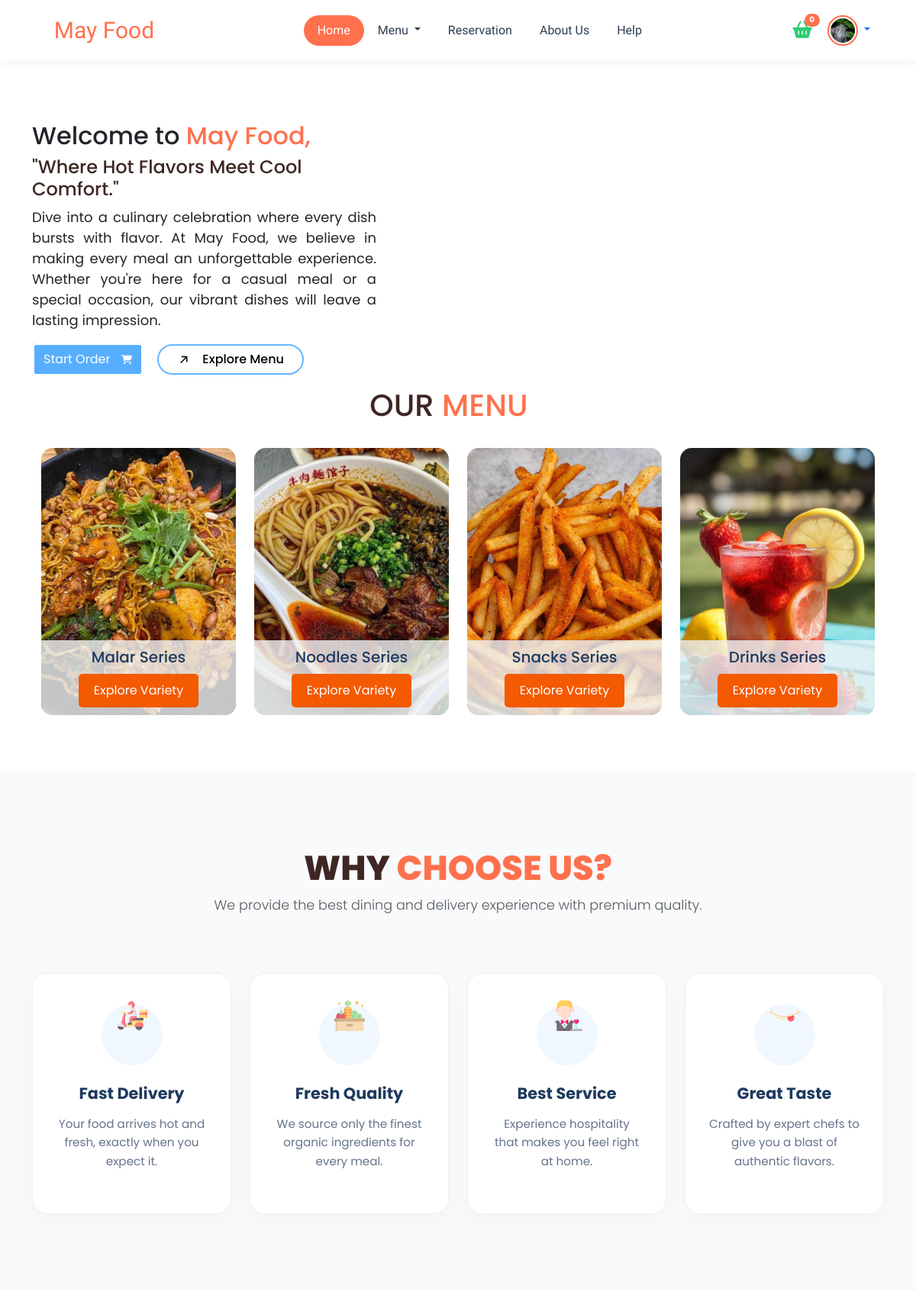
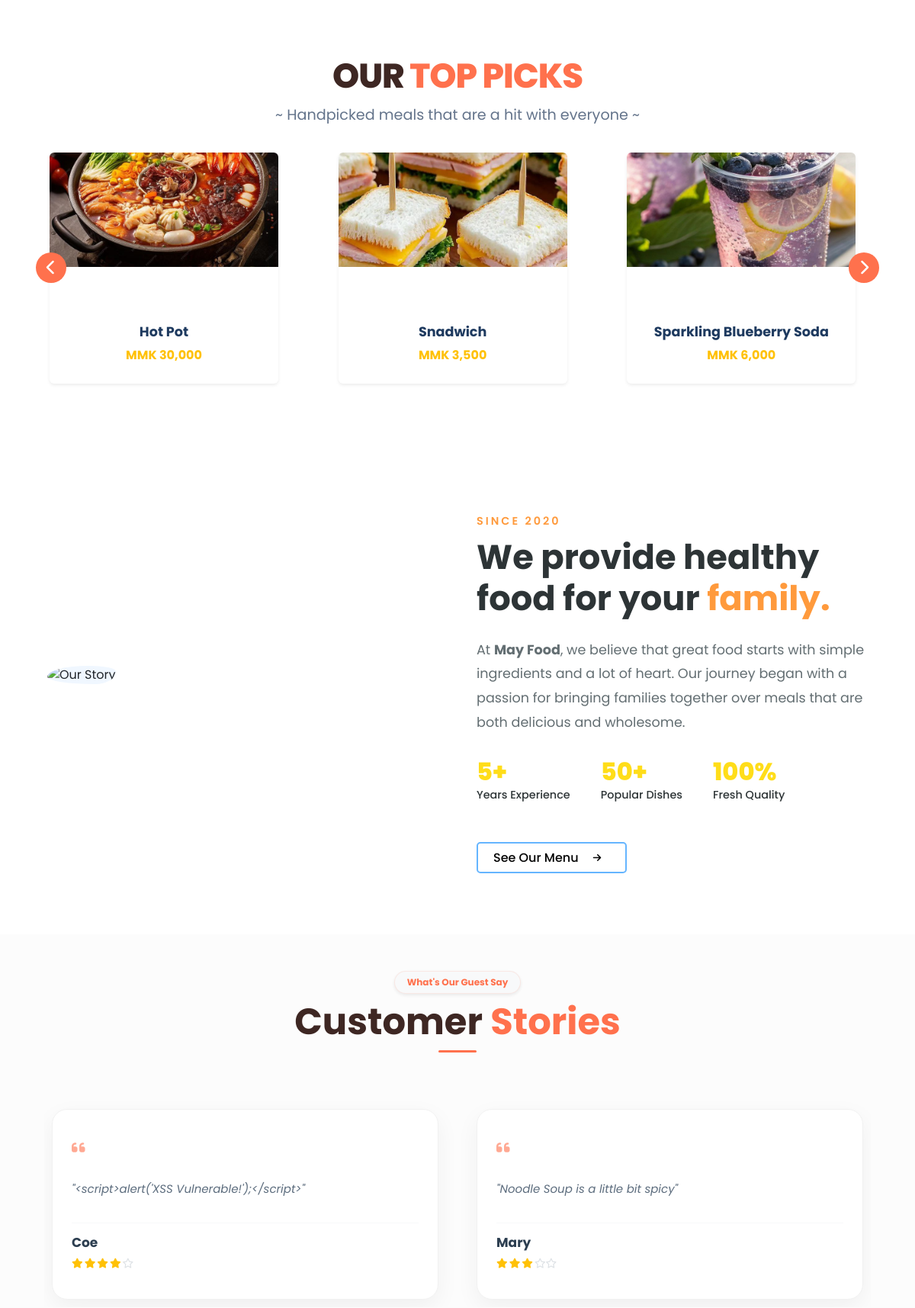
The page /index.php (signed in, upper part) on the database its author committed (2 pictures, top to bottom).
### tables this page shows
CREATE TABLE `users` (
  `user_id` int(11) NOT NULL,
  `email` varchar(255) NOT NULL,
  `firstName` varchar(255) NOT NULL,
  `lastName` varchar(255) NOT NULL,
  `contact` varchar(15) NOT NULL,
  `address` text DEFAULT NULL,
  `role` enum('Customer','Admin') DEFAULT 'Customer',
  `password` varchar(255) NOT NULL,
  `dateCreated` timestamp NULL DEFAULT current_timestamp(),
  `profile_image` varchar(255) DEFAULT NULL
);

CREATE TABLE `menuitem` (
  `itemId` int(11) NOT NULL,
  `itemName` varchar(255) NOT NULL,
  `catId` int(11) NOT NULL,
  `price` decimal(10,2) NOT NULL,
  `status` enum('Available','Unavailable') NOT NULL DEFAULT 'Available',
  `description` text DEFAULT NULL,
  `image` varchar(255) NOT NULL,
  `is_popular` tinyint(1) NOT NULL DEFAULT 0
);

CREATE TABLE `reviews` (
  `review_id` int(11) NOT NULL,
  `first_name` varchar(100) DEFAULT NULL,
  `user_id` int(11) NOT NULL,
  `order_id` int(11) DEFAULT NULL,
  `rating` int(11) NOT NULL CHECK (`rating` >= 1 and `rating` <= 5),
  `review_text` text NOT NULL,
  `status` enum('approved','pending','rejected') NOT NULL DEFAULT 'pending',
  `created_at` timestamp NOT NULL DEFAULT current_timestamp()
);

### index.php (the view, shortened to what the rows shown need)
<?php
include 'db_connection.php';
$sql = "SELECT itemId, itemName, image, price FROM menuitem WHERE is_popular = TRUE";
$result = $conn->query($sql);
$popularItems = [];
if ($result) {
    while ($row = $result->fetch_assoc()) {
        $popularItems[] = $row;
    }
}
$reviews = [];
$review_sql = "SELECT first_name, rating, review_text
               FROM reviews
               WHERE status = 'approved'
               ORDER BY created_at DESC
               LIMIT 12";
$review_result = $conn->query($review_sql);
if ($review_result && $review_result->num_rows > 0) {
    while ($row = $review_result->fetch_assoc()) {
        $reviews[] = $row;
    }
}
?>
<!DOCTYPE html>
<html lang="en">
<head>
  <link href="https://cdn.jsdelivr.net/npm/bootstrap@5.3.3/dist/css/bootstrap.min.css" rel="stylesheet">
  <link rel="stylesheet" href="https://cdnjs.cloudflare.com/ajax/libs/font-awesome/6.2.0/css/all.min.css">
  <link rel="stylesheet" href="https://cdnjs.cloudflare.com/ajax/libs/OwlCarousel2/2.3.4/assets/owl.carousel.min.css">
  <link href="https://unpkg.com/aos@2.3.1/dist/aos.css" rel="stylesheet">
  <link rel="stylesheet" href="index.css?v=<?php echo time(); ?>">
</head>
<body>
  <?php
  if (isset($_SESSION['userloggedin']) && $_SESSION['userloggedin']) {
    include 'nav-logged.php';
  } else {
    include 'navbar.php';
  }
  ?>
  <div class="main">
    <section>
      <div class="container mt-3">
        <div class="row d-flex justify-content-start align-items-start main-container">
          <div class="col-md-5 col-sm-12 col-lg-5 reveal main-text mb-4 text-align-justify mt-5" data-aos="fade-up">
            <h2>Welcome to <span style="color: #ff714d;"> May Food,</span></h2>
          </div>
        </div>
        <div class="row">
          <section>
            <div class="menu-section">
              <div class="container-fluid">
                <div class="row">
                  <div class="row d-flex justify-content-center align-items-center mb-4 font-weight-bold" id="text">
                    <h1 style="color: #3E2723;">OUR <span style="color: #ff714d;">MENU</span></h1>
                  </div>
                </div>
              </div>
            </div>
          </section>
        </div>
      </div>
    </section>
  </div>
  <section class="why-choose-us" id="why-choose-us">
  <div class="container">
    <div class="row text-center why-us-header" data-aos="fade-up">
      <div class="col-12">
        <h1 style="color: #3E2723;">WHY <span style="color: #ff714d;">CHOOSE US?</span></h1>
      </div>
    </div>
  </div>
</section>
<section class="popular reveal" data-aos="fade-up">
  <div class="container">
    <h1 class="text-center mt-3"style="color: #3E2723;">OUR <span style="color: #ff714d;">TOP PICKS</span></h1>
    <div class="owl-carousel top-picks-carousel mt-4">
      <?php foreach ($popularItems as $item): ?>
        <div class="item px-2">
          <div class="card h-100 shadow-sm border-0 custom-food-card">
            <div class="img-container" style="height: 200px; overflow: hidden;">
              <img src="uploads/<?php echo htmlspecialchars($item['image']); ?>"
                   class="card-img-top"
                   alt="<?php echo htmlspecialchars($item['itemName']); ?>"
                   style="object-fit: cover; height: 100%; width: 100%;">
            </div>
            <div class="card-body d-flex flex-column text-center">
              <h5 class="card-title fw-bold" style="font-size: 1.1rem;"><?php echo htmlspecialchars($item['itemName']); ?></h5>
              <p class="card-text text-warning fw-bold">MMK <?php echo number_format($item['price']); ?></p>
            </div>
          </div>
        </div>
      <?php endforeach; ?>
    </div>
  </div>
</section>
  <section class="about-section" id="About-Us">
    <div class="container">
        <div class="about-grid">
            <div class="about-content" data-aos="fade-left">
                <h1 class="about-title">We provide healthy food for your <span style="color: #ff9a3c;">family.</span></h1>
            </div>
        </div>
    </div>
</section>
<section class="review-section py-5" id="reviews" style="background: #fcfcfc;">
    <div class="container">
        <div class="text-center mb-5" data-aos="fade-up">
            <h2 class="display-5 fw-bold"style="color: #3E2723;">Customer <span style="color: #ff714d;">Stories</span></h2>
        </div>
        <div class="owl-carousel clients-carousel p-3">
            <?php if (!empty($reviews)): ?>
                <?php foreach ($reviews as $rev): ?>
                    <div class="item">
                        <div class="modern-review-card">
                            <div class="quote-icon-top">
                                <i class="fas fa-quote-left"></i>
                            </div>
                            <div class="review-body">
                                <p class="review-text">"<?php echo htmlspecialchars($rev['review_text']); ?>"</p>
                            </div>
                            <div class="review-footer">
                                <div class="reviewer-meta">
                                    <h5 class="reviewer-name"><?php echo htmlspecialchars($rev['first_name']); ?></h5>
                                    <div class="stars">
                                        <?php
                                        for ($i = 1; $i <= 5; $i++) {
                                            echo ($i <= $rev['rating'])
                                                ? '<i class="fas fa-star gold-star"></i>'
                                                : '<i class="far fa-star gray-star"></i>';
                                        }
                                        ?>
                                    </div>
                                </div>
                            </div>
                        </div>
                    </div>
                <?php endforeach; ?>
            <?php endif; ?>
        </div>
    </div>
</section>
</body>
</html>

### nav-logged.php (shortened to what the rows shown need)
<?php
include 'db_connection.php';
$useremail = $_SESSION['email'] ?? '';
function get_UserInfo($email) {
    global $conn;
    $stmt = $conn->prepare("SELECT profile_image, firstName FROM users WHERE email = ?");
    $stmt->bind_param("s", $email);
    $stmt->execute();
    $result = $stmt->get_result();
    $row = $result->fetch_assoc();
    return [
        'profile_image' => $row['profile_image'] ?? 'default.jpg',
        'name' => $row['firstName'] ?? 'User'
    ];
}
$userinfo = get_UserInfo($useremail);
$current_page = basename($_SERVER['PHP_SELF']);
?>
<!DOCTYPE html>
<html lang="en">
<head>
    <link rel="stylesheet" href="https://cdnjs.cloudflare.com/ajax/libs/font-awesome/6.2.0/css/all.min.css">
    <link href="https://cdn.jsdelivr.net/npm/bootstrap@5.3.3/dist/css/bootstrap.min.css" rel="stylesheet">
</head>
<body>
    <nav class="navbar navbar-expand-lg fixed-top">
        <div class="container-fluid">
            <a class="navbar-brand" href="index.php">May Food</a>
            <div class="offcanvas offcanvas-end" tabindex="-1" id="offcanvasNavbar">
                <div class="offcanvas-body">
                    <ul class="navbar-nav justify-content-center flex-grow-1">
                        <li class="nav-item">
                            <a class="nav-link <?= ($current_page == 'index.php') ? 'active' : '' ?>" href="index.php">Home</a>
                        </li>
                        <li class="nav-item dropdown">
                            <a class="nav-link dropdown-toggle" href="#" id="navbarDropdown" role="button" data-bs-toggle="dropdown" aria-expanded="false">
                              Menu
                            </a>
                        </li>
                        <li class="nav-item"><a class="nav-link" href="index.php#Reservation">Reservation</a></li>
                        <li class="nav-item"><a class="nav-link" href="index.php#About-Us">About Us</a></li>
                        <li class="nav-item"><a class="nav-link <?= ($current_page == 'qa.php') ? 'active' : '' ?>" href="qa.php">Help</a></li>
                    </ul>
                    <div class="d-flex align-items-center nav-actions pe-lg-5">
                        <a href="cart.php" class="cart-icon-wrapper">
                            <i class="fas fa-shopping-basket"></i>
                            <span id="cart-item" class="badge rounded-pill">0</span>
                        </a>
                        <div class="dropdown">
                            <a href="#" class="dropdown-toggle" data-bs-toggle="dropdown" style="text-decoration: none;">
                                <img src="uploads/<?= htmlspecialchars($userinfo['profile_image']) ?>" alt="Profile" class="nav-profile">
                            </a>
                        </div>
                    </div>
                </div>
            </div>
        </div>
    </nav>
</body>
</html>

### rows shown on the page
users: profile_image (picture)
menuitem: image (picture), itemName "Hot Pot", price "30,000"
menuitem: image (picture), itemName "Snadwich", price "3,500"
menuitem: image (picture), itemName "Sparkling Blueberry Soda", price "6,000"
reviews: review_text "<script>alert('XSS Vulnerable!');</script>", first_name "Coe", rating 4 (drawn)
reviews: review_text "Noodle Soup is a little bit spicy", first_name "Mary", rating 3 (drawn)
